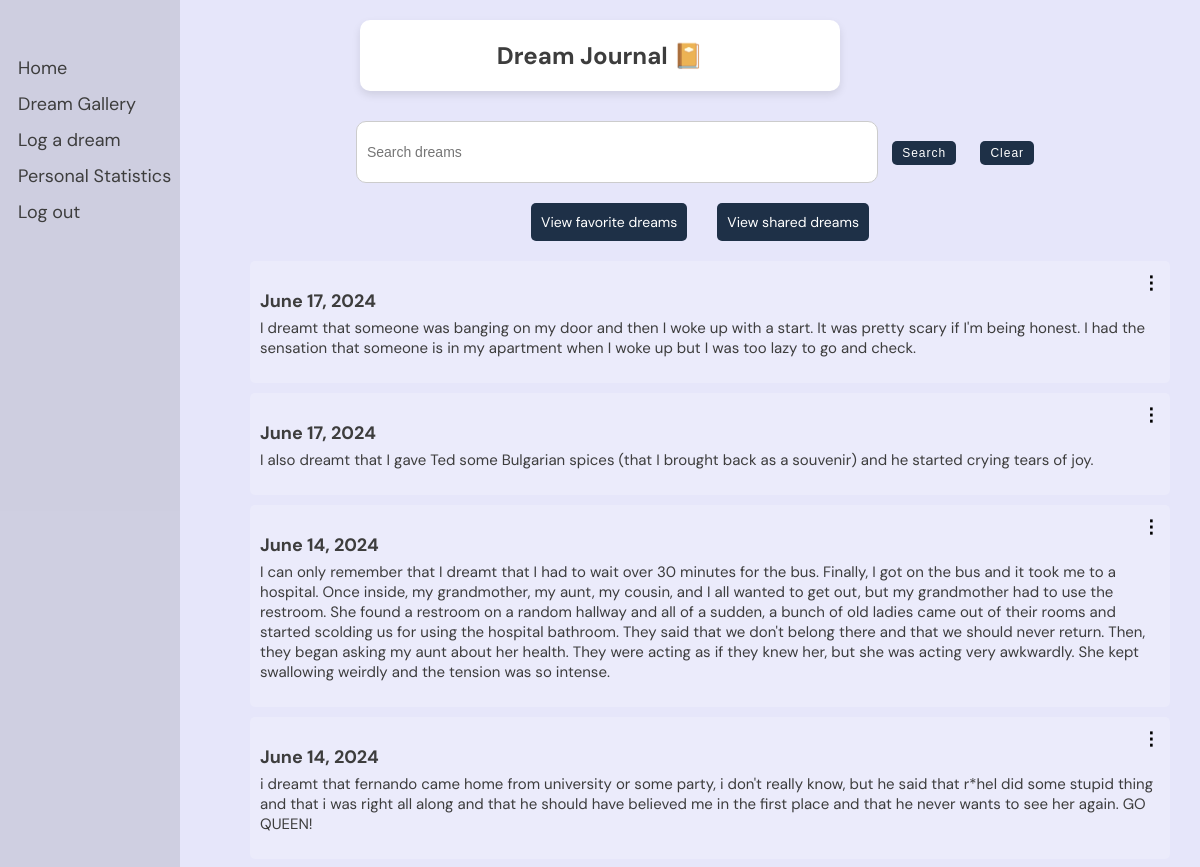
Page /dreams/journal/ (signed in, upper part) on the earlier database version.
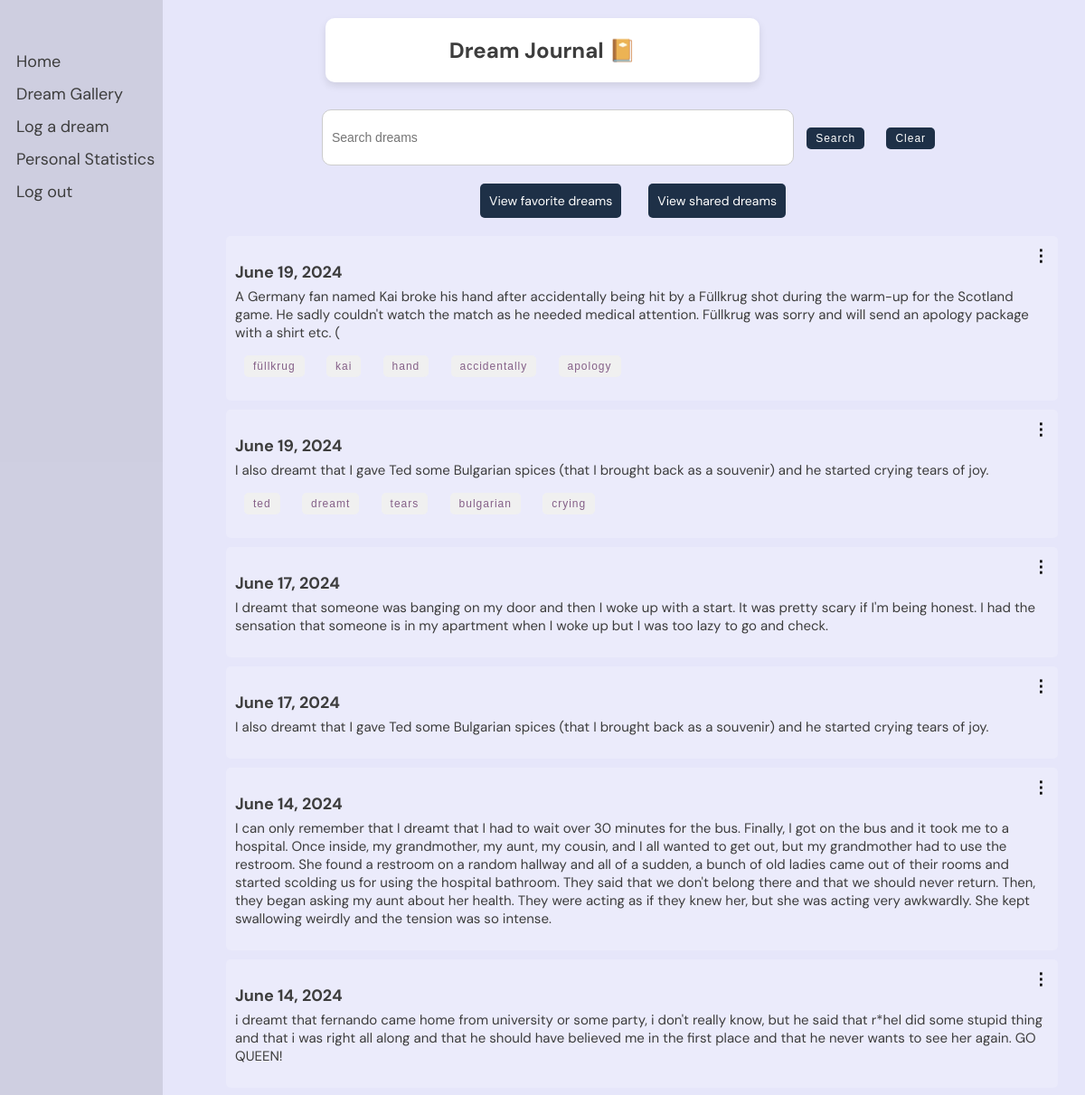
Same page on the later database version.
### dreams/models.py (models this page shows, shortened)
class Dream(models.Model):
    user = models.ForeignKey(User, on_delete=models.CASCADE)
    date = models.DateField()
    content = models.TextField()
    shared = models.BooleanField(default=False)
    processed = models.BooleanField(default=False)
    is_favorite = models.BooleanField(default=False)
    keywords = models.JSONField(default=list, blank=True)

### dreams/views.py (the view)
# urls.py: path('journal/', views.dream_journal, name='dream_journal'),
@login_required
def dream_journal(request):
    query = request.GET.get('q', '')
    dreams = Dream.objects.filter(user=request.user)
    if query:
        dreams = dreams.filter(content__icontains=query)
    context = {
        'dreams': dreams,
        'query': query,
    }
    return render(request, 'dreams/dream_journal.html', context)

### dreams/templatetags/highlight.py (called while the page is built)
@register.filter(name='highlight')
def highlight(text, search):
    pattern = re.compile(re.escape(search), re.IGNORECASE)
    highlighted_text = pattern.sub(f'<span class="highlight">{search}</span>', text)
    return highlighted_text

### dreams/templates/dreams/dream_journal.html (shortened to what this page needs)
{% load static %}
{% load highlight %}
<!DOCTYPE html>
<html>
<head>
    <link rel="stylesheet" type="text/css" href="{% static 'css/styles.css' %}">
</head>
<body>
    <div class="header">
        <h2>Dream Journal 📔</h2>
    </div>
    <div class="sidenav">
        <a href="/">Home</a>
        <a href="{% url 'dreams:gallery' %}">Dream Gallery</a>
        <a href="{% url 'dreams:log_dream' %}">Log a dream</a>
        <a href="{% url 'dreams:personal_statistics' %}">Personal Statistics</a>
        <a href="{% url 'logout' %}">Log out</a>
    </div>
    <div class="container">
        <form class="search-form" method="get" action="{% url 'dreams:dream_journal' %}">
            <input id="searchInput" type="text" name="q" placeholder="Search dreams" value="{{ query }}">
            <button type="submit">Search</button>
            <button type="button" onclick="clearSearch()">Clear</button>
        </form>
        <div class="button-container">
            <div>
                {% if is_favorite_view %}
                    <a href="{% url 'dreams:dream_journal' %}" class="button">View all dreams</a>
                {% else %}
                    <a href="{% url 'dreams:view_favorite' %}" class="button">View favorite dreams</a>
                {% endif %}
            </div>
            <div>
                {% if is_shared_view %}
                    <a href="{% url 'dreams:dream_journal' %}" class="button">View all dreams</a>
                {% else %}
                    <a href="{% url 'dreams:view_own_shared' %}" class="button">View shared dreams</a>
                {% endif %}
            </div>
        </div>
        <div class="dreams">
            {% if dreams %}
                {% for dream in dreams|dictsortreversed:"date" %}
    {% if not query or query|lower in dream.content|lower %}
        <div class="dream">
            <h3 class="dream-date">{{ dream.date }}</h3>
            <p class="dream-content">
                {% autoescape off %}
                {{ dream.content|safe|highlight:query }}
                {% endautoescape %}
            </p>
            <p class="keyword-form">
                {% for keyword in dream.keywords %}
                <form class="keyword-form" method="get" action="{% url 'dreams:dream_journal' %}">
                    <button type="submit">{{ keyword }}</button>
                </form>
                {% endfor %}
            </p>
            <div class="menu">
                <span class="icon">⋮</span>
            </div>
        </div>
    {% endif %}
{% endfor %}
            {% else %}
                <p>No dreams found.</p>
            {% endif %}
        </div>
    </div>
</body>
</html>

Differences in the rows shown:
added Dream: date "June 19, 2024", content|highlight "A G e r m a n y f a n n a m e d K a i b r o k e h i s h a n d a f t e r a c c i d e n t a l l y b e i n g h i t b y a F ü l l k r u g s h o t d u r i n g t h e w a r m - u p f o r t h e S c o t l a n d g a m e . H e s a d l y c o u l d n ' t w a t c h t h e m a t c h a s h e n e e d e d m e d i c a l a t t e n t i o n . F ü l l k r u g w a s s o r r y a n d w i l l s e n d a n a p o l o g y p a c k a g e w i t h a s h i r t e t c . (", keywords "füllkrug" "kai" "hand" "accidentally" "apology"
added Dream: date "June 19, 2024", content|highlight "I a l s o d r e a m t t h a t I g a v e T e d s o m e B u l g a r i a n s p i c e s ( t h a t I b r o u g h t b a c k a s a s o u v e n i r ) a n d h e s t a r t e d c r y i n g t e a r s o f j o y .", keywords "ted" "dreamt" "tears" "bulgarian" "crying"
